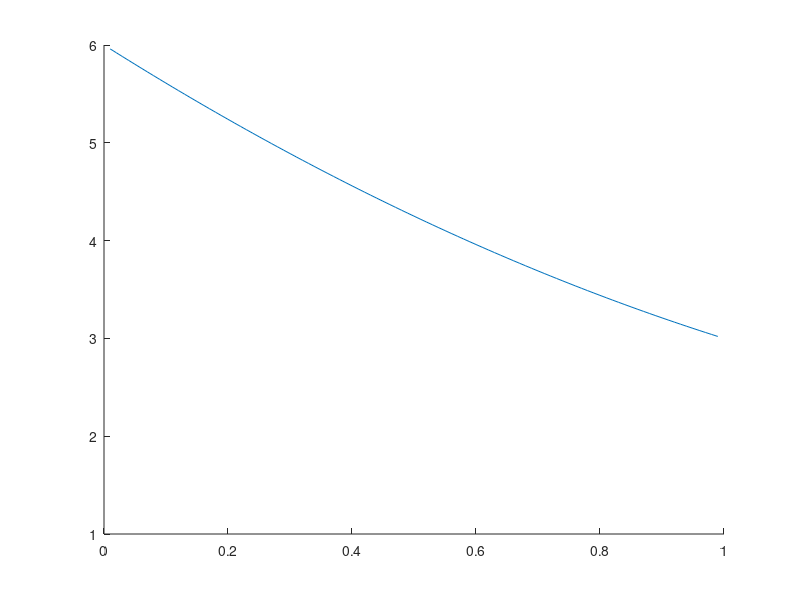

MATLAB code to generate this figure:
clc
% clear
% addpath(genpath('C:\Google Drive\Prelim-Defense\defense_tom\simulation'));

zTcm = 1;
wTcp = 1;

sigma = zTcm/wTcp;

%save the times as the ratio of ztcm and wtcp
times= [];

B = [1
    0
    0];

%min ratio
%max ratio
minr = 0.01;
maxr = 0.99;

for sigma = minr:0.01:maxr
    
    A= [3 2 1
        sigma-1 1 0
        sigma-1 sigma 1];
    
    X = A\B;
    
    times = [times;1/X(1)];
end

X = minr:0.01:maxr;
Y = times';
hold on
plot(X,Y);
ylim([1,6]);
